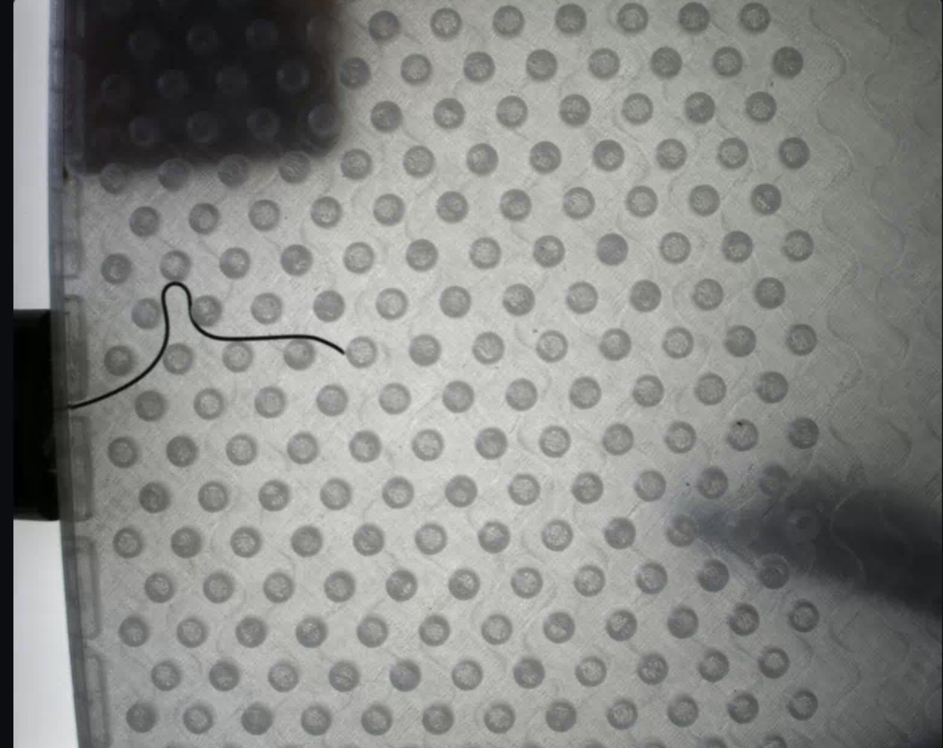
#> input picture image.png, 943 x 748 px, shrunk from 1293 x 1026 before the run
$ python segment_guidewire.py
#> lines starting #> are read from the running program, lines starting #| are printed output that depends on the picture; after the words box and inside, x2 and y2 are one past the last pixel; in counts of white or black regions, pixels touching at a corner belong together
#> in extract_guidewire_and_tip, img is the input picture: shape (748, 943, 3); mean B, G, R 133.2, 135.9, 135.1
"""
Guidewire extraction and simple tip detection.

This version keeps the original segmentation pipeline, but also returns a
single tip point in image coordinates so the RL environment can work in
pixel space.

Current tip heuristic:
- skeletonise the detected guidewire
- find skeleton endpoints
- choose the endpoint farthest to the right

That assumption matches our current setup where the guidewire enters from
the left side of the image. It is simple, but good enough as a first draft.
"""

import cv2
import numpy as np
import matplotlib.pyplot as plt
from skimage.morphology import skeletonize


def multi_angle_tophat(gray: np.ndarray, ksize: int = 23, n_angles: int = 6) -> np.ndarray:
#> called with ksize = 23, n_angles = 6
    best = np.zeros_like(gray, dtype=np.float32)

    for i in range(n_angles):
        angle = i * 180.0 / n_angles

        kernel = np.zeros((ksize, ksize), dtype=np.uint8)
        kernel[ksize // 2, :] = 1

        M = cv2.getRotationMatrix2D((ksize / 2, ksize / 2), angle, 1.0)
        rotated = cv2.warpAffine(
            kernel,
            M,
            (ksize, ksize),
            flags=cv2.INTER_NEAREST,
            borderMode=cv2.BORDER_CONSTANT,
        )

        th = cv2.morphologyEx(gray, cv2.MORPH_BLACKHAT, rotated)
        best = np.maximum(best, th.astype(np.float32))
#> this loop made 6 passes
#> pass 1, in multi_angle_tophat, `th = cv2.morphologyEx(gray, cv2.MORPH_BLACKHAT, rotated)`:
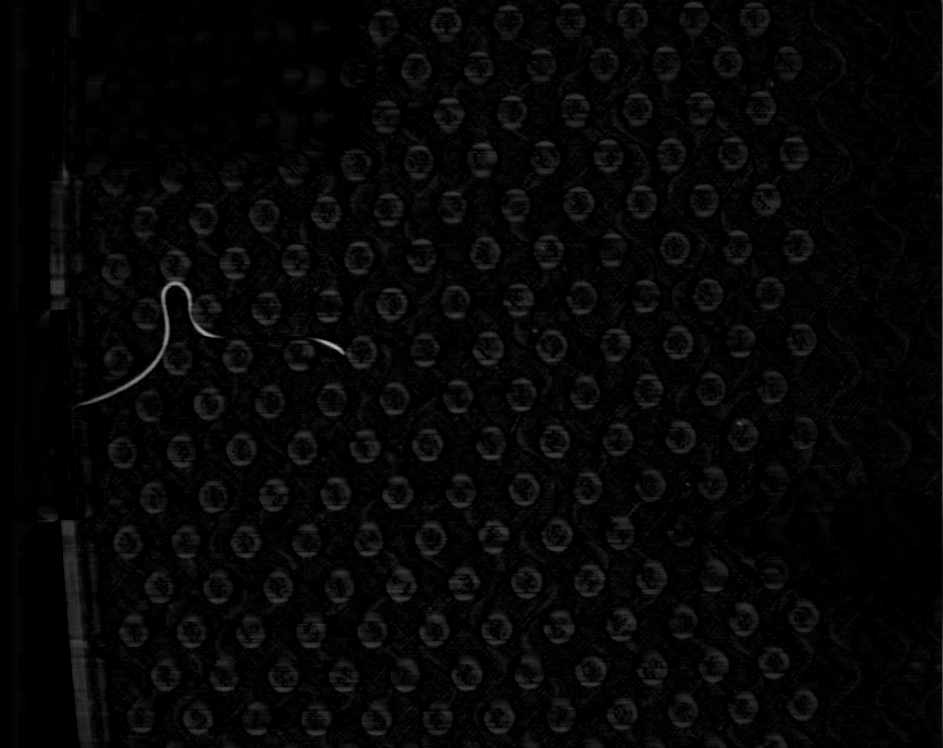
#> th: shape (748, 943); min 0, max 186, mean 6.3
#> after the loop:
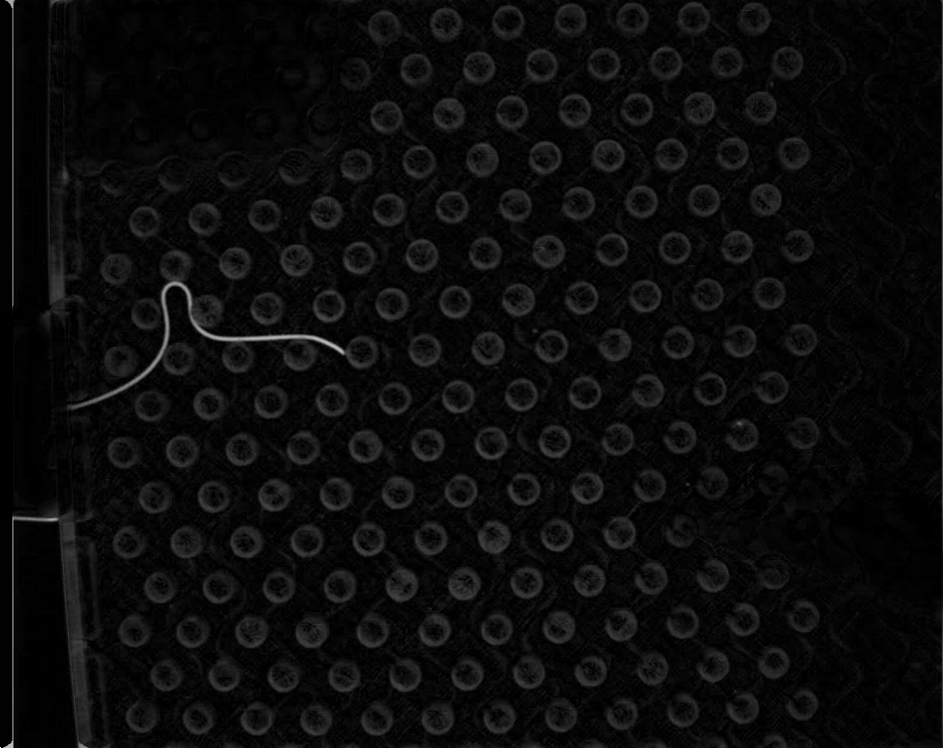
#> best: shape (748, 943) float32; min 0, max 242, mean 11
#> after the loop:
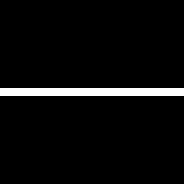
#> kernel: shape (23, 23) (shown 8 times larger); values 0 (black) and 1 (white), 4.3% white in thin lines or dots, all inside (x1, y1, x2, y2) = (0, 11, 23, 12)

    return best.astype(np.uint8)


def find_skeleton_endpoints(skeleton: np.ndarray):
    """
    Return all endpoints in a 1-pixel skeleton.

    An endpoint is a skeleton pixel with exactly one 8-connected neighbour.
    """
    sk = (skeleton > 0).astype(np.uint8)
    h, w = sk.shape
    endpoints = []

    for y in range(1, h - 1):
        for x in range(1, w - 1):
            if sk[y, x] == 0:
                continue

            patch = sk[y - 1:y + 2, x - 1:x + 2]
            neighbour_count = int(np.sum(patch)) - 1  # exclude the centre pixel

            if neighbour_count == 1:
                endpoints.append((x, y))

    return endpoints


def choose_tip_from_endpoints(endpoints):
    """
    Pick the most likely guidewire tip.

    For now I am using a simple rule:
    choose the endpoint with the largest x-coordinate.
    """
    if len(endpoints) == 0:
        return None

    return max(endpoints, key=lambda p: p[0])


def extract_tip_from_image(image_bgr: np.ndarray, top_percent: float = 0.5):
    """
    Process an already-loaded BGR image and return:
    - wire mask
    - skeleton
    - tip_xy

    tip_xy is returned as (x, y), or None if no valid tip is found.
    """
    gray = cv2.cvtColor(image_bgr, cv2.COLOR_BGR2GRAY)

    # Strong dark-line enhancement across several angles
    tophat = multi_angle_tophat(gray, ksize=23, n_angles=6)

    # Keep only the strongest responses
    thresh_val = np.percentile(tophat, 100 - top_percent)
#> thresh_val = 66
    _, binary = cv2.threshold(tophat, thresh_val, 255, cv2.THRESH_BINARY)
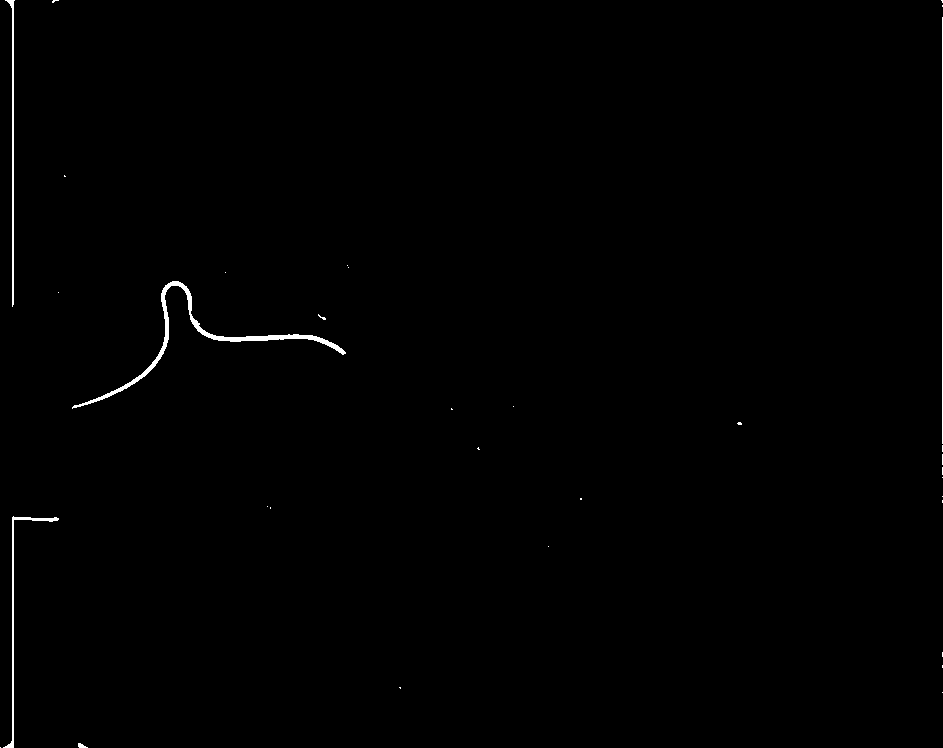
#> binary: shape (748, 943); 0.5% white; 33 white regions (28 under 20 px), largest, box (x1, y1, x2, y2) and area: (72, 281, 346, 409) 1669, (5, 0, 15, 307) 638, (3, 516, 59, 748) 632, (942, 17, 943, 444) 427, (78, 743, 88, 748) 31
    binary = binary.astype(np.uint8)

    # Remove small components
    num_labels, labels, stats, _ = cv2.connectedComponentsWithStats(binary)
#> labels: shape (748, 943) int32; 34 distinct labels, from 0 to 33
#> num_labels = 34; stats = 34 rows, first 6: [0, 0, 943, 748, 701853], [5, 0, 10, 307, 638], [52, 0, 7, 3, 11], [941, 0, 2, 3, 4], [942, 5, 1, 2, 2], [942, 17, 1, 427, 427]
    clean = np.zeros_like(binary)
    for lbl in range(1, num_labels):
        if stats[lbl, cv2.CC_STAT_AREA] >= 30:
            clean[labels == lbl] = 255

    # Close small gaps
    k = cv2.getStructuringElement(cv2.MORPH_ELLIPSE, (3, 3))
    wire_mask = cv2.morphologyEx(clean, cv2.MORPH_CLOSE, k, iterations=3)
#> wire_mask: shape (748, 943); 0.48% white; 5 white regions, box (x1, y1, x2, y2) and area: (72, 281, 346, 409) 1673, (3, 516, 59, 748) 640, (5, 0, 15, 307) 638, (942, 17, 943, 444) 427, (78, 743, 88, 748) 31

    # 1-pixel centreline
    skeleton = np.uint8(skeletonize(wire_mask > 0)) * 255
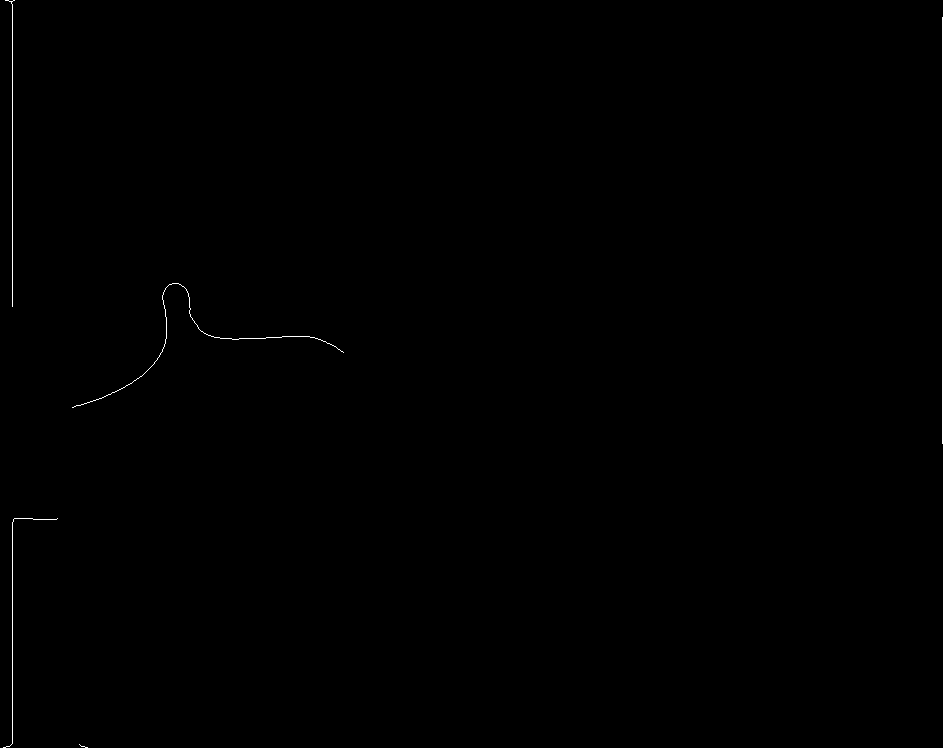
#> skeleton: shape (748, 943); 0.2% white in thin lines or dots

    # Endpoints and tip selection
    endpoints = find_skeleton_endpoints(skeleton)
#> in find_skeleton_endpoints, `sk = (skeleton > 0).astype(np.uint8)`: sk: shape (748, 943); values 0 (black) and 1 (white), 0.2% white in thin lines or dots
#> after the loop in find_skeleton_endpoints, `for y in range(1, h - 1):`: endpoints = [(12, 306), (343, 352), (72, 407), (57, 518), (79, 744)]
    tip_xy = choose_tip_from_endpoints(endpoints)
#> tip_xy = (343, 352)

    return wire_mask, skeleton, tip_xy


def extract_guidewire_and_tip(
    image_path: str,
    output_path: str = "guidewire_result_v4.png",
    top_percent: float = 0.5,
    show_plot: bool = True,
):
    """
    Load an image from disk, run guidewire extraction, mark the detected tip,
    and optionally plot the intermediate stages.
    """
    img = cv2.imread(image_path)
    if img is None:
        raise FileNotFoundError(f"Cannot load: {image_path}")

    wire_mask, skeleton, tip_xy = extract_tip_from_image(img, top_percent=top_percent)
#> tip_xy = (343, 352)

    gray = cv2.cvtColor(img, cv2.COLOR_BGR2GRAY)
    overlay = cv2.cvtColor(gray, cv2.COLOR_GRAY2BGR)

    overlay[wire_mask > 0] = (0, 180, 255)   # orange mask
    overlay[skeleton > 0] = (0, 0, 255)      # red skeleton

    endpoints = find_skeleton_endpoints(skeleton)
    for (x, y) in endpoints:
        cv2.circle(overlay, (x, y), 4, (255, 255, 0), -1)
#> this loop made 5 passes
#> overlay: shape (748, 943, 3); mean B, G, R 135.3, 135.8, 136.4

    if tip_xy is not None:
        cv2.circle(overlay, tip_xy, 8, (0, 255, 0), -1)
#> overlay: shape (748, 943, 3); mean B, G, R 135.2, 135.8, 136.4
        cv2.putText(
            overlay,
            "TIP",
            (tip_xy[0] + 10, tip_xy[1] - 10),
            cv2.FONT_HERSHEY_SIMPLEX,
            0.6,
            (0, 255, 0),
            2,
            cv2.LINE_AA,
        )
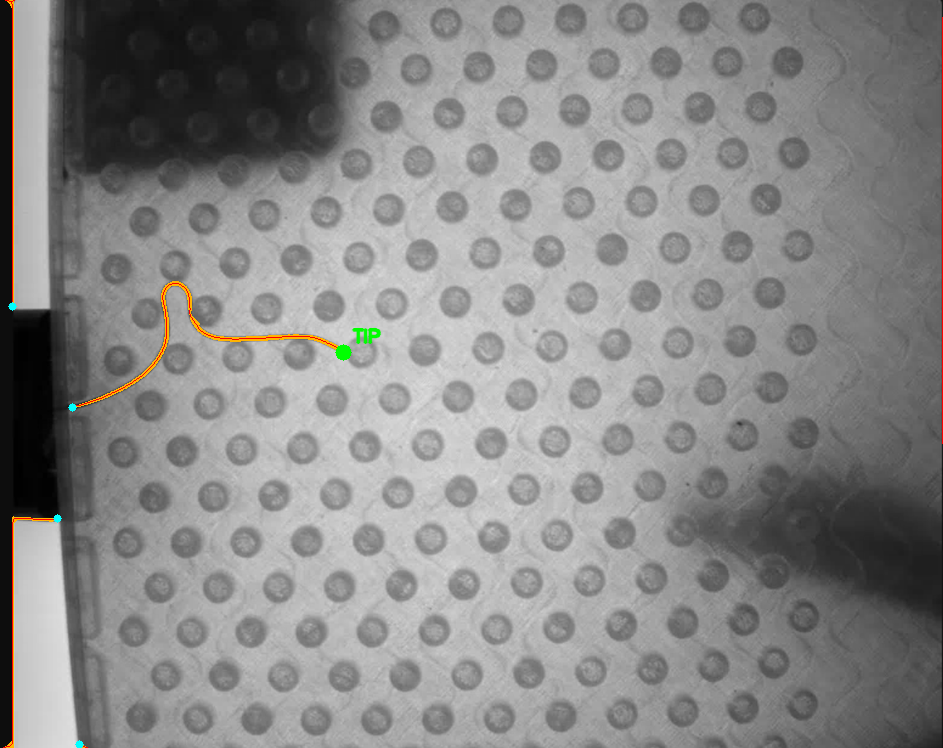
#> overlay: shape (748, 943, 3); mean B, G, R 135.2, 135.8, 136.3

    cv2.imwrite(output_path, overlay)
    print(f"Saved -> {output_path}")
    print(f"Endpoints found: {len(endpoints)}")
#| Endpoints found: 5
    print(f"Tip: {tip_xy}")
#| Tip: (343, 352)

    if show_plot:
        fig, axes = plt.subplots(2, 3, figsize=(16, 9))
        fig.suptitle("Guidewire extraction + tip detection", fontsize=13)

        panels = [
            (gray, "1. Grayscale"),
            (wire_mask, "2. Wire mask"),
            (skeleton, "3. Skeleton"),
            (cv2.cvtColor(overlay, cv2.COLOR_BGR2RGB), "4. Overlay + tip"),
            (wire_mask, "5. Mask"),
            (skeleton, "6. Skeleton"),
        ]

        for ax, (im, title) in zip(axes.flat, panels):
            ax.imshow(im, cmap="gray" if im.ndim == 2 else None)
            ax.set_title(title)
            ax.axis("off")
#> this loop made 6 passes
#> title on passes 1 to 6: '1. Grayscale', '2. Wire mask', '3. Skeleton', '4. Overlay + tip', '5. Mask', '6. Skeleton'

        plt.tight_layout()
        plt.savefig("guidewire_pipeline_v4.png", dpi=150, bbox_inches="tight")
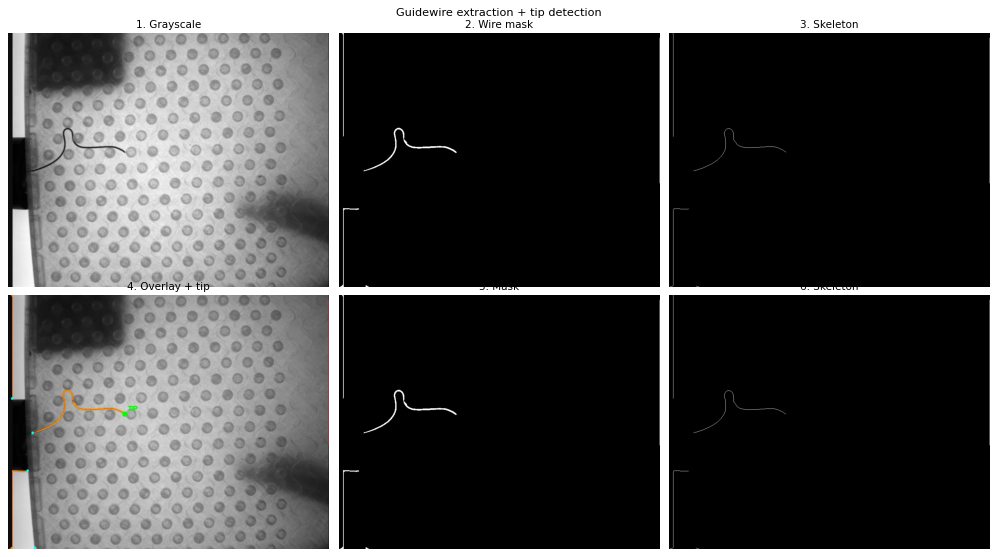
#> figure drawn by matplotlib, 6 panels
        plt.show()

    return wire_mask, skeleton, tip_xy


if __name__ == "__main__":
    import sys

    path = sys.argv[1] if len(sys.argv) > 1 else "image.png"
    top_percent = float(sys.argv[2]) if len(sys.argv) > 2 else 0.5

    extract_guidewire_and_tip(
        image_path=path,
        top_percent=top_percent,
        show_plot=True,
    )
